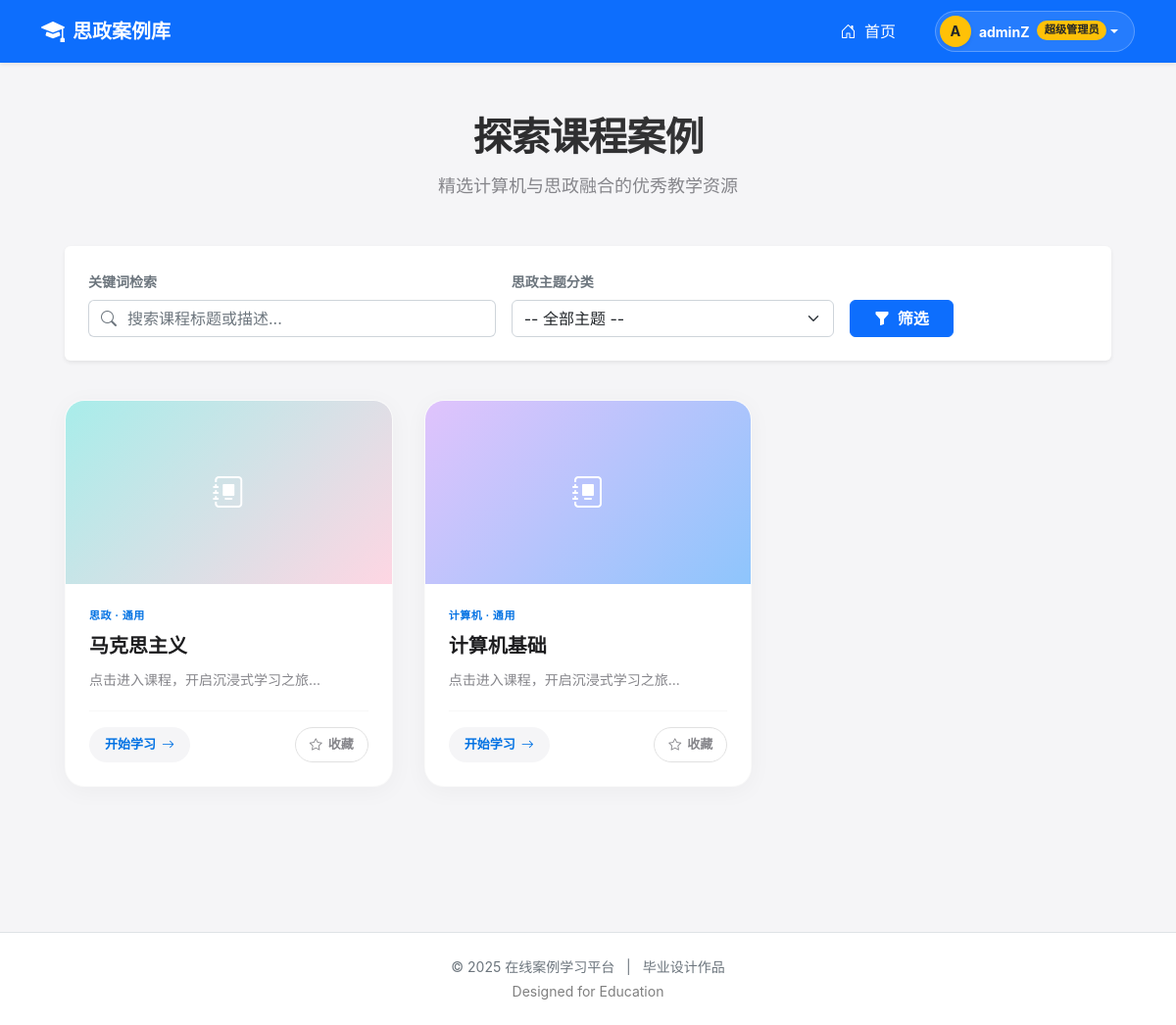
The app's page / (signed in) with its own data.
### common/models.py (models this page shows, shortened)
class CaseStudy(models.Model):
    title = models.CharField('课程标题', max_length=100)
    author = models.ForeignKey(User, on_delete=models.CASCADE, verbose_name="负责教师", related_name='cases', null=True,
                               blank=True)
    category = models.ForeignKey(Category, on_delete=models.CASCADE, verbose_name='所属分类')
    description = models.TextField('课程简介', blank=True)
    cover_image = models.ImageField('封面图', upload_to='covers/', blank=True, null=True)
    view_count = models.PositiveIntegerField('浏览量', default=0)
    created_at = models.DateTimeField('发布时间', auto_now_add=True)
    content = models.TextField('导读/详情', blank=True)
    class Meta: verbose_name = '思政课程'; verbose_name_plural = verbose_name; ordering = ['-created_at']

class Category(models.Model):
    name = models.CharField('分类名称', max_length=50)
    class Meta: verbose_name = '案例分类'; verbose_name_plural = verbose_name
    ordering = ['id']

### student_web/views.py (the view)
# urls.py: path('', views.index, name='index'),  # 首页
def index(request):
    from common.models import CaseStudy, Favorite, Category
    from django.db.models import Q
    cases = CaseStudy.objects.all().order_by('-created_at')
    categories = Category.objects.all()
    search_query = request.GET.get('q', '').strip()
    category_id = request.GET.get('category')
    if search_query:
        cases = cases.filter(Q(title__icontains=search_query) | Q(description__icontains=search_query))
    if category_id:
        cases = cases.filter(category_id=category_id)
    fav_case_ids = set()
    if request.user.is_authenticated:
        fav_case_ids = set(Favorite.objects.filter(user=request.user).values_list('case_id', flat=True))
    context = {
        'cases': cases,
        'fav_case_ids': fav_case_ids,
        'categories': categories
    }
    return render(request, 'student_web/index.html', context)

### student_web/templates/student_web/index.html (shortened to what this page needs)
{% extends 'base.html' %}
{% load static %}
{% block content %}
<div class="apple-container">
    <header class="page-header">
        <h1 class="page-title">探索课程案例</h1>
        <p class="page-subtitle">精选计算机与思政融合的优秀教学资源</p>
    </header>
    <div style="max-width: 1500px; margin: 0 auto 40px auto;">
        {% include 'student_web/components/search_bar.html' %}
    </div>
    <div class="case-grid">
        {% for case in cases %}
        <a href="{% url 'case_detail' case.id %}" class="apple-card">
            <div class="card-cover-wrapper">
                {% if case.cover_image %}
                    <img src="{{ case.cover_image.url }}" alt="{{ case.title }}" class="card-img">
                {% else %}
                    <div class="no-cover-gradient">
                        <i class="bi bi-journal-album"></i>
                    </div>
                {% endif %}
            </div>
            <div class="card-body">
                <div class="card-meta">
                    {{ case.category.name|default:"未分类" }} · {{ case.get_case_type_display|default:"通用" }}
                </div>
                <h3 class="card-title">{{ case.title }}</h3>
                <p class="card-desc">
                    {{ case.description|default:"点击进入课程，开启沉浸式学习之旅..." }}
                </p>
                <div class="card-footer">
                    <span class="btn-capsule btn-learn">
                        开始学习 <i class="bi bi-arrow-right"></i>
                    </span>
                    <div class="btn-capsule btn-fav {% if case.id in fav_case_ids %}active{% endif %}"
                         onclick="toggleCardFav(event, this, {{ case.id }})"
                         title="点击收藏">
                        <i class="bi {% if case.id in fav_case_ids %}bi-star-fill{% else %}bi-star{% endif %}"></i>
                        <span class="fav-text">{% if case.id in fav_case_ids %}已收藏{% else %}收藏{% endif %}</span>
                    </div>
                </div>
            </div>
        </a>
        {% empty %}
            <div class="empty-state">
                <div class="empty-icon"><i class="bi bi-box-seam"></i></div>
                <h3>暂无案例数据</h3>
                <p>请通知管理员在后台添加相关课程内容。</p>
            </div>
        {% endfor %}
    </div>
</div>
{% endblock %}

### templates/base.html (shortened to what this page needs)
{% load static %}<!DOCTYPE html>
<html lang="zh-CN">
<head>
    <link href="https://cdn.bootcdn.net/ajax/libs/twitter-bootstrap/5.2.3/css/bootstrap.min.css" rel="stylesheet">
    <link href="https://cdn.bootcdn.net/ajax/libs/bootstrap-icons/1.10.3/font/bootstrap-icons.css" rel="stylesheet">
</head>
<body>
<nav class="navbar navbar-expand-lg navbar-dark bg-primary fixed-top shadow-sm" style="min-height: 64px;">
    <div class="container">
        <a class="navbar-brand fw-bold d-flex align-items-center" href="{% url 'index' %}">
            <i class="bi bi-mortarboard-fill me-2 fs-4"></i>
            <span>思政案例库</span>
        </a>
        <div class="collapse navbar-collapse" id="navbarNav">
            <ul class="navbar-nav ms-auto align-items-center">
                <li class="nav-item me-2">
                    <a class="nav-link active px-3 rounded-pill hover-bg-light" href="{% url 'index' %}">
                        <i class="bi bi-house-door me-1"></i> 首页
                    </a>
                </li>
                {% if user.is_authenticated %}
                    <li class="nav-item dropdown ms-lg-3">
                        <a class="nav-link dropdown-toggle d-flex align-items-center text-white py-1 ps-1 pe-3 bg-white bg-opacity-10 rounded-pill border border-white border-opacity-25"
                           href="#" role="button" data-bs-toggle="dropdown" aria-expanded="false">
                            <div class="bg-warning text-dark rounded-circle d-flex align-items-center justify-content-center me-2 shadow-sm"
                                 style="width: 32px; height: 32px; font-weight: bold; font-size: 0.9rem;">
                                {{ user.username.0|upper }}
                            </div>
                            <span class="small fw-bold me-2">{{ user.username }}</span>
                            {% if user.is_superuser %}
                                <span class="badge rounded-pill bg-warning text-dark role-badge">超级管理员</span>
                            {% elif user.profile.role == 'admin' %}
                                <span class="badge rounded-pill bg-danger role-badge">管理员</span>
                            {% elif user.profile.role == 'teacher' %}
                                <span class="badge rounded-pill bg-info text-dark role-badge">教师</span>
                            {% endif %}
                        </a>
                    </li>
                {% endif %}
            </ul>
        </div>
    </div>
</nav>
<div class="{% block layout_container %}container{% endblock %} main-wrapper animate__animated animate__fadeIn">
    {% block content %}{% endblock %}
</div>
<footer class="text-center py-4 text-muted border-top mt-5 bg-white">
    <div class="container">
        <div class="row align-items-center">
            <div class="col-12">
                <p class="mb-0 small">
                    &copy; 2025 在线案例学习平台 <span class="mx-2">|</span> 毕业设计作品
                </p>
                <p class="mb-0 mt-1 small text-black-50">
                    Designed for Education
                </p>
            </div>
        </div>
    </div>
</footer>
</body>
</html>

### templates/base.html (style rules this page uses)
body { padding-top: 76px; background-color: #f8f9fa; font-family: -apple-system, BlinkMacSystemFont, "Segoe UI", Roboto, "Helvetica Neue", Arial, sans-serif; min-height: 100vh; display: flex; flex-direction: column; }
.main-wrapper { flex: 1; }
.role-badge { font-size: 0.7rem; transform: translateY(-1px); }

### student_web/templates/student_web/index.html (style rules this page uses)
:root { --apple-bg: #f5f5f7; --apple-card-bg: #ffffff; --apple-text-main: #1d1d1f; --apple-text-sub: #86868b; --apple-primary: #0071e3; --apple-primary-hover: #0077ed; --card-radius: 20px; --card-shadow: 0 4px 24px rgba(0, 0, 0, 0.04); --card-hover-shadow: 0 12px 40px rgba(0, 0, 0, 0.08); --transition-curve: cubic-bezier(0.25, 0.8, 0.25, 1); }
body { background-color: var(--apple-bg); color: var(--apple-text-main); font-family: -apple-system, BlinkMacSystemFont, "SF Pro Text", sans-serif; }
.apple-container { max-width: 1280px; margin: 0 auto; padding: 40px 24px; }
.page-header { margin-bottom: 48px; text-align: center; animation: fadeInDown 0.8s var(--transition-curve); }
.page-title { font-size: 40px; font-weight: 700; letter-spacing: -0.02em; margin-bottom: 12px; background: linear-gradient(135deg, #1d1d1f 0%, #434344 100%); -webkit-background-clip: text; -webkit-text-fill-color: transparent; }
.page-subtitle { font-size: 18px; color: var(--apple-text-sub); font-weight: 400; max-width: 600px; margin: 0 auto; }
.case-grid { display: grid; grid-template-columns: repeat(auto-fill, minmax(320px, 1fr)); gap: 32px; padding-bottom: 60px; }
.apple-card { background: var(--apple-card-bg); border-radius: var(--card-radius); overflow: hidden; position: relative; display: flex; flex-direction: column; text-decoration: none; transition: all 0.4s var(--transition-curve); border: 1px solid rgba(0, 0, 0, 0.02); box-shadow: var(--card-shadow); animation: fadeInUp 0.6s var(--transition-curve) backwards; }
.card-cover-wrapper { width: 100%; aspect-ratio: 16/9; position: relative; overflow: hidden; background-color: #f0f0f0; }
.no-cover-gradient { width: 100%; height: 100%; display: flex; align-items: center; justify-content: center; color: #fff; font-size: 2rem; background: linear-gradient(135deg, #a1c4fd 0%, #c2e9fb 100%); }
.apple-card:nth-child(3n+1) .no-cover-gradient { background: linear-gradient(135deg, #a8edea 0%, #fed6e3 100%); }
.apple-card:nth-child(3n+2) .no-cover-gradient { background: linear-gradient(135deg, #e0c3fc 0%, #8ec5fc 100%); }
.card-body { padding: 24px; flex: 1; display: flex; flex-direction: column; }
.card-meta { font-size: 11px; font-weight: 700; text-transform: uppercase; letter-spacing: 0.05em; color: var(--apple-primary); margin-bottom: 8px; }
.card-title { font-size: 20px; font-weight: 700; color: var(--apple-text-main); margin: 0 0 10px 0; line-height: 1.4; display: -webkit-box; -webkit-line-clamp: 2; -webkit-box-orient: vertical; overflow: hidden; }
.card-desc { font-size: 14px; color: var(--apple-text-sub); line-height: 1.6; margin-bottom: 20px; display: -webkit-box; -webkit-line-clamp: 3; -webkit-box-orient: vertical; overflow: hidden; flex-grow: 1; }
.card-footer { display: flex; justify-content: space-between; align-items: center; margin-top: auto; padding-top: 16px; border-top: 1px solid rgba(0,0,0,0.03); }
.btn-capsule { font-size: 13px; font-weight: 600; padding: 8px 16px; border-radius: 99px; transition: all 0.2s ease; display: inline-flex; align-items: center; gap: 6px; cursor: pointer; border: none; }
.btn-learn { background-color: var(--apple-bg); color: var(--apple-primary); }
.btn-fav { background-color: transparent; color: #86868b; border: 1px solid #e1e1e1; padding: 7px 14px; z-index: 2; }
.apple-card:nth-child(1) { animation-delay: 0.05s; }
.apple-card:nth-child(2) { animation-delay: 0.1s; }

### records on screen
CaseStudy: category.name "思政", case_type "通用", title "马克思主义", description "点击进入课程，开启沉浸式学习之旅...", shows "收藏"
CaseStudy: category.name "计算机", case_type "通用", title "计算机基础", description "点击进入课程，开启沉浸式学习之旅...", shows "收藏"

### other values on screen
{{ user.username.0|upper }} "A"
{{ user.username }} "adminZ"
